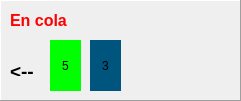
   <widget class="QFrame" name="frame_cola">
    <property name="geometry">
     <rect>
      <x>470</x>
      <y>240</y>
      <width>241</width>
      <height>101</height>
     </rect>
    </property>
    <property name="frameShape">
     <enum>QFrame::Panel</enum>
    </property>
    <property name="frameShadow">
     <enum>QFrame::Raised</enum>
    </property>
    <widget class="QLabel" name="label_4">
     <property name="geometry">
      <rect>
       <x>10</x>
       <y>10</y>
       <width>91</width>
       <height>21</height>
      </rect>
     </property>
     <property name="palette">
      <palette>
       <active>
        <colorrole role="WindowText">
         <brush brushstyle="SolidPattern">
          <color alpha="255">
           <red>255</red>
           <green>0</green>
           <blue>0</blue>
          </color>
         </brush>
        </colorrole>
       </active>
       <inactive>
        <colorrole role="WindowText">
         <brush brushstyle="SolidPattern">
          <color alpha="255">
           <red>255</red>
           <green>0</green>
           <blue>0</blue>
          </color>
         </brush>
        </colorrole>
       </inactive>
       <disabled>
        <colorrole role="WindowText">
         <brush brushstyle="SolidPattern">
          <color alpha="127">
           <red>255</red>
           <green>255</green>
           <blue>255</blue>
          </color>
         </brush>
        </colorrole>
       </disabled>
      </palette>
     </property>
     <property name="font">
      <font>
       <family>Ubuntu</family>
       <pointsize>12</pointsize>
       <weight>75</weight>
       <bold>true</bold>
      </font>
     </property>
     <property name="text">
      <string>En cola</string>
     </property>
    </widget>
    <widget class="QLabel" name="label_24">
     <property name="geometry">
      <rect>
       <x>10</x>
       <y>60</y>
       <width>81</width>
       <height>16</height>
      </rect>
     </property>
     <property name="palette">
      <palette>
       <active>
        <colorrole role="WindowText">
         <brush brushstyle="SolidPattern">
          <color alpha="255">
           <red>0</red>
           <green>0</green>
           <blue>0</blue>
          </color>
         </brush>
        </colorrole>
       </active>
       <inactive>
        <colorrole role="WindowText">
         <brush brushstyle="SolidPattern">
          <color alpha="255">
           <red>0</red>
           <green>0</green>
           <blue>0</blue>
          </color>
         </brush>
        </colorrole>
       </inactive>
       <disabled>
        <colorrole role="WindowText">
         <brush brushstyle="SolidPattern">
          <color alpha="127">
           <red>255</red>
           <green>255</green>
           <blue>255</blue>
          </color>
         </brush>
        </colorrole>
       </disabled>
      </palette>
     </property>
     <property name="font">
      <font>
       <family>Ubuntu</family>
       <pointsize>14</pointsize>
       <weight>75</weight>
       <italic>false</italic>
       <bold>true</bold>
      </font>
     </property>
     <property name="text">
      <string>&lt;--</string>
     </property>
    </widget>
    <widget class="QLabel" name="label_16">
     <property name="geometry">
      <rect>
       <x>50</x>
       <y>40</y>
       <width>31</width>
       <height>51</height>
      </rect>
     </property>
     <property name="palette">
      <palette>
       <active>
        <colorrole role="WindowText">
         <brush brushstyle="SolidPattern">
          <color alpha="255">
           <red>0</red>
           <green>0</green>
           <blue>0</blue>
          </color>
         </brush>
        </colorrole>
        <colorrole role="Button">
         <brush brushstyle="SolidPattern">
          <color alpha="255">
           <red>0</red>
           <green>255</green>
           <blue>0</blue>
          </color>
         </brush>
        </colorrole>
        <colorrole role="Light">
         <brush brushstyle="SolidPattern">
          <color alpha="255">
           <red>0</red>
           <green>255</green>
           <blue>0</blue>
          </color>
         </brush>
        </colorrole>
        <colorrole role="Midlight">
         <brush brushstyle="SolidPattern">
          <color alpha="255">
           <red>0</red>
           <green>212</green>
           <blue>0</blue>
          </color>
         </brush>
        </colorrole>
        <colorrole role="Dark">
         <brush brushstyle="SolidPattern">
          <color alpha="255">
           <red>0</red>
           <green>85</green>
           <blue>0</blue>
          </color>
         </brush>
        </colorrole>
        <colorrole role="Mid">
         <brush brushstyle="SolidPattern">
          <color alpha="255">
           <red>0</red>
           <green>113</green>
           <blue>0</blue>
          </color>
         </brush>
        </colorrole>
        <colorrole role="Text">
         <brush brushstyle="SolidPattern">
          <color alpha="255">
           <red>0</red>
           <green>0</green>
           <blue>0</blue>
          </color>
         </brush>
        </colorrole>
        <colorrole role="BrightText">
         <brush brushstyle="SolidPattern">
          <color alpha="255">
           <red>255</red>
           <green>255</green>
           <blue>255</blue>
          </color>
         </brush>
        </colorrole>
        <colorrole role="ButtonText">
         <brush brushstyle="SolidPattern">
          <color alpha="255">
           <red>0</red>
           <green>0</green>
           <blue>0</blue>
          </color>
         </brush>
        </colorrole>
        <colorrole role="Base">
         <brush brushstyle="SolidPattern">
          <color alpha="255">
           <red>0</red>
           <green>255</green>
           <blue>0</blue>
          </color>
         </brush>
        </colorrole>
        <colorrole role="Window">
         <brush brushstyle="SolidPattern">
          <color alpha="255">
           <red>0</red>
           <green>255</green>
           <blue>0</blue>
          </color>
         </brush>
        </colorrole>
        <colorrole role="Shadow">
         <brush brushstyle="SolidPattern">
          <color alpha="255">
           <red>0</red>
           <green>0</green>
           <blue>0</blue>
          </color>
         </brush>
        </colorrole>
        <colorrole role="AlternateBase">
         <brush brushstyle="SolidPattern">
          <color alpha="255">
           <red>127</red>
           <green>212</green>
           <blue>127</blue>
          </color>
         </brush>
        </colorrole>
        <colorrole role="ToolTipBase">
         <brush brushstyle="SolidPattern">
          <color alpha="255">
           <red>255</red>
           <green>255</green>
           <blue>220</blue>
          </color>
         </brush>
        </colorrole>
        <colorrole role="ToolTipText">
         <brush brushstyle="SolidPattern">
          <color alpha="255">
           <red>0</red>
           <green>0</green>
           <blue>0</blue>
          </color>
         </brush>
        </colorrole>
       </active>
       <inactive>
        <colorrole role="WindowText">
         <brush brushstyle="SolidPattern">
          <color alpha="255">
           <red>0</red>
           <green>0</green>
           <blue>0</blue>
          </color>
         </brush>
        </colorrole>
        <colorrole role="Button">
         <brush brushstyle="SolidPattern">
          <color alpha="255">
           <red>0</red>
           <green>255</green>
           <blue>0</blue>
          </color>
         </brush>
        </colorrole>
        <colorrole role="Light">
         <brush brushstyle="SolidPattern">
          <color alpha="255">
           <red>0</red>
           <green>255</green>
           <blue>0</blue>
          </color>
         </brush>
        </colorrole>
        <colorrole role="Midlight">
         <brush brushstyle="SolidPattern">
          <color alpha="255">
           <red>0</red>
           <green>212</green>
           <blue>0</blue>
          </color>
         </brush>
        </colorrole>
        <colorrole role="Dark">
         <brush brushstyle="SolidPattern">
          <color alpha="255">
           <red>0</red>
           <green>85</green>
           <blue>0</blue>
          </color>
         </brush>
        </colorrole>
        <colorrole role="Mid">
         <brush brushstyle="SolidPattern">
          <color alpha="255">
           <red>0</red>
           <green>113</green>
           <blue>0</blue>
          </color>
         </brush>
        </colorrole>
        <colorrole role="Text">
         <brush brushstyle="SolidPattern">
          <color alpha="255">
           <red>0</red>
           <green>0</green>
           <blue>0</blue>
          </color>
         </brush>
        </colorrole>
        <colorrole role="BrightText">
         <brush brushstyle="SolidPattern">
          <color alpha="255">
           <red>255</red>
           <green>255</green>
           <blue>255</blue>
          </color>
         </brush>
        </colorrole>
        <colorrole role="ButtonText">
         <brush brushstyle="SolidPattern">
          <color alpha="255">
           <red>0</red>
           <green>0</green>
           <blue>0</blue>
          </color>
         </brush>
        </colorrole>
        <colorrole role="Base">
         <brush brushstyle="SolidPattern">
          <color alpha="255">
           <red>0</red>
           <green>255</green>
           <blue>0</blue>
          </color>
         </brush>
        </colorrole>
        <colorrole role="Window">
         <brush brushstyle="SolidPattern">
          <color alpha="255">
           <red>0</red>
           <green>255</green>
           <blue>0</blue>
          </color>
         </brush>
        </colorrole>
        <colorrole role="Shadow">
         <brush brushstyle="SolidPattern">
          <color alpha="255">
           <red>0</red>
           <green>0</green>
           <blue>0</blue>
          </color>
         </brush>
        </colorrole>
        <colorrole role="AlternateBase">
         <brush brushstyle="SolidPattern">
          <color alpha="255">
           <red>127</red>
           <green>212</green>
           <blue>127</blue>
          </color>
         </brush>
        </colorrole>
        <colorrole role="ToolTipBase">
         <brush brushstyle="SolidPattern">
          <color alpha="255">
           <red>255</red>
           <green>255</green>
           <blue>220</blue>
          </color>
         </brush>
        </colorrole>
        <colorrole role="ToolTipText">
         <brush brushstyle="SolidPattern">
          <color alpha="255">
           <red>0</red>
           <green>0</green>
           <blue>0</blue>
          </color>
         </brush>
        </colorrole>
       </inactive>
       <disabled>
        <colorrole role="WindowText">
         <brush brushstyle="SolidPattern">
          <color alpha="255">
           <red>0</red>
           <green>85</green>
           <blue>0</blue>
          </color>
         </brush>
        </colorrole>
        <colorrole role="Button">
         <brush brushstyle="SolidPattern">
          <color alpha="255">
           <red>0</red>
           <green>255</green>
           <blue>0</blue>
          </color>
         </brush>
        </colorrole>
        <colorrole role="Light">
         <brush brushstyle="SolidPattern">
          <color alpha="255">
           <red>0</red>
           <green>255</green>
           <blue>0</blue>
          </color>
         </brush>
        </colorrole>
        <colorrole role="Midlight">
         <brush brushstyle="SolidPattern">
          <color alpha="255">
           <red>0</red>
           <green>212</green>
           <blue>0</blue>
          </color>
         </brush>
        </colorrole>
        <colorrole role="Dark">
         <brush brushstyle="SolidPattern">
          <color alpha="255">
           <red>0</red>
           <green>85</green>
           <blue>0</blue>
          </color>
         </brush>
        </colorrole>
        <colorrole role="Mid">
         <brush brushstyle="SolidPattern">
          <color alpha="255">
           <red>0</red>
           <green>113</green>
           <blue>0</blue>
          </color>
         </brush>
        </colorrole>
        <colorrole role="Text">
         <brush brushstyle="SolidPattern">
          <color alpha="255">
           <red>0</red>
           <green>85</green>
           <blue>0</blue>
          </color>
         </brush>
        </colorrole>
        <colorrole role="BrightText">
         <brush brushstyle="SolidPattern">
          <color alpha="255">
           <red>255</red>
           <green>255</green>
           <blue>255</blue>
          </color>
         </brush>
        </colorrole>
        <colorrole role="ButtonText">
         <brush brushstyle="SolidPattern">
          <color alpha="255">
           <red>0</red>
           <green>85</green>
           <blue>0</blue>
          </color>
         </brush>
        </colorrole>
        <colorrole role="Base">
         <brush brushstyle="SolidPattern">
          <color alpha="255">
           <red>0</red>
           <green>255</green>
           <blue>0</blue>
          </color>
         </brush>
        </colorrole>
        <colorrole role="Window">
         <brush brushstyle="SolidPattern">
          <color alpha="255">
           <red>0</red>
           <green>255</green>
           <blue>0</blue>
          </color>
         </brush>
        </colorrole>
        <colorrole role="Shadow">
         <brush brushstyle="SolidPattern">
          <color alpha="255">
           <red>0</red>
           <green>0</green>
           <blue>0</blue>
          </color>
         </brush>
        </colorrole>
        <colorrole role="AlternateBase">
         <brush brushstyle="SolidPattern">
          <color alpha="255">
           <red>0</red>
           <green>170</green>
           <blue>0</blue>
          </color>
         </brush>
        </colorrole>
        <colorrole role="ToolTipBase">
         <brush brushstyle="SolidPattern">
          <color alpha="255">
           <red>255</red>
           <green>255</green>
           <blue>220</blue>
          </color>
         </brush>
        </colorrole>
        <colorrole role="ToolTipText">
         <brush brushstyle="SolidPattern">
          <color alpha="255">
           <red>0</red>
           <green>0</green>
           <blue>0</blue>
          </color>
         </brush>
        </colorrole>
       </disabled>
      </palette>
     </property>
     <property name="styleSheet">
      <string notr="true">background-color : rgb(0, 255, 0);</string>
     </property>
     <property name="text">
      <string>5</string>
     </property>
     <property name="alignment">
      <set>Qt::AlignCenter</set>
     </property>
    </widget>
    <widget class="QLabel" name="label_17">
     <property name="geometry">
      <rect>
       <x>90</x>
       <y>40</y>
       <width>31</width>
       <height>51</height>
      </rect>
     </property>
     <property name="palette">
      <palette>
       <active>
        <colorrole role="WindowText">
         <brush brushstyle="SolidPattern">
          <color alpha="255">
           <red>0</red>
           <green>0</green>
           <blue>0</blue>
          </color>
         </brush>
        </colorrole>
        <colorrole role="Button">
         <brush brushstyle="SolidPattern">
          <color alpha="255">
           <red>0</red>
           <green>85</green>
           <blue>127</blue>
          </color>
         </brush>
        </colorrole>
        <colorrole role="Light">
         <brush brushstyle="SolidPattern">
          <color alpha="255">
           <red>0</red>
           <green>255</green>
           <blue>0</blue>
          </color>
         </brush>
        </colorrole>
        <colorrole role="Midlight">
         <brush brushstyle="SolidPattern">
          <color alpha="255">
           <red>0</red>
           <green>212</green>
           <blue>0</blue>
          </color>
         </brush>
        </colorrole>
        <colorrole role="Dark">
         <brush brushstyle="SolidPattern">
          <color alpha="255">
           <red>0</red>
           <green>85</green>
           <blue>0</blue>
          </color>
         </brush>
        </colorrole>
        <colorrole role="Mid">
         <brush brushstyle="SolidPattern">
          <color alpha="255">
           <red>0</red>
           <green>113</green>
           <blue>0</blue>
          </color>
         </brush>
        </colorrole>
        <colorrole role="Text">
         <brush brushstyle="SolidPattern">
          <color alpha="255">
           <red>0</red>
           <green>0</green>
           <blue>0</blue>
          </color>
         </brush>
        </colorrole>
        <colorrole role="BrightText">
         <brush brushstyle="SolidPattern">
          <color alpha="255">
           <red>255</red>
           <green>255</green>
           <blue>255</blue>
          </color>
         </brush>
        </colorrole>
        <colorrole role="ButtonText">
         <brush brushstyle="SolidPattern">
          <color alpha="255">
           <red>0</red>
           <green>0</green>
           <blue>0</blue>
          </color>
         </brush>
        </colorrole>
        <colorrole role="Base">
         <brush brushstyle="SolidPattern">
          <color alpha="255">
           <red>0</red>
           <green>85</green>
           <blue>127</blue>
          </color>
         </brush>
        </colorrole>
        <colorrole role="Window">
         <brush brushstyle="SolidPattern">
          <color alpha="255">
           <red>0</red>
           <green>85</green>
           <blue>127</blue>
          </color>
         </brush>
        </colorrole>
        <colorrole role="Shadow">
         <brush brushstyle="SolidPattern">
          <color alpha="255">
           <red>0</red>
           <green>0</green>
           <blue>0</blue>
          </color>
         </brush>
        </colorrole>
        <colorrole role="AlternateBase">
         <brush brushstyle="SolidPattern">
          <color alpha="255">
           <red>127</red>
           <green>212</green>
           <blue>127</blue>
          </color>
         </brush>
        </colorrole>
        <colorrole role="ToolTipBase">
         <brush brushstyle="SolidPattern">
          <color alpha="255">
           <red>255</red>
           <green>255</green>
           <blue>220</blue>
          </color>
         </brush>
        </colorrole>
        <colorrole role="ToolTipText">
         <brush brushstyle="SolidPattern">
          <color alpha="255">
           <red>0</red>
           <green>0</green>
           <blue>0</blue>
          </color>
         </brush>
        </colorrole>
       </active>
       <inactive>
        <colorrole role="WindowText">
         <brush brushstyle="SolidPattern">
          <color alpha="255">
           <red>0</red>
           <green>0</green>
           <blue>0</blue>
          </color>
         </brush>
        </colorrole>
        <colorrole role="Button">
         <brush brushstyle="SolidPattern">
          <color alpha="255">
           <red>0</red>
           <green>85</green>
           <blue>127</blue>
          </color>
         </brush>
        </colorrole>
        <colorrole role="Light">
         <brush brushstyle="SolidPattern">
          <color alpha="255">
           <red>0</red>
           <green>255</green>
           <blue>0</blue>
          </color>
         </brush>
        </colorrole>
        <colorrole role="Midlight">
         <brush brushstyle="SolidPattern">
          <color alpha="255">
           <red>0</red>
           <green>212</green>
           <blue>0</blue>
          </color>
         </brush>
        </colorrole>
        <colorrole role="Dark">
         <brush brushstyle="SolidPattern">
          <color alpha="255">
           <red>0</red>
           <green>85</green>
           <blue>0</blue>
          </color>
         </brush>
        </colorrole>
        <colorrole role="Mid">
         <brush brushstyle="SolidPattern">
          <color alpha="255">
           <red>0</red>
           <green>113</green>
           <blue>0</blue>
          </color>
         </brush>
        </colorrole>
        <colorrole role="Text">
         <brush brushstyle="SolidPattern">
          <color alpha="255">
           <red>0</red>
           <green>0</green>
           <blue>0</blue>
          </color>
         </brush>
        </colorrole>
        <colorrole role="BrightText">
         <brush brushstyle="SolidPattern">
          <color alpha="255">
           <red>255</red>
           <green>255</green>
           <blue>255</blue>
          </color>
         </brush>
        </colorrole>
        <colorrole role="ButtonText">
         <brush brushstyle="SolidPattern">
          <color alpha="255">
           <red>0</red>
           <green>0</green>
           <blue>0</blue>
          </color>
         </brush>
        </colorrole>
        <colorrole role="Base">
         <brush brushstyle="SolidPattern">
          <color alpha="255">
           <red>0</red>
           <green>85</green>
           <blue>127</blue>
          </color>
         </brush>
        </colorrole>
        <colorrole role="Window">
         <brush brushstyle="SolidPattern">
          <color alpha="255">
           <red>0</red>
           <green>85</green>
           <blue>127</blue>
          </color>
         </brush>
        </colorrole>
        <colorrole role="Shadow">
         <brush brushstyle="SolidPattern">
          <color alpha="255">
           <red>0</red>
           <green>0</green>
           <blue>0</blue>
          </color>
         </brush>
        </colorrole>
        <colorrole role="AlternateBase">
         <brush brushstyle="SolidPattern">
          <color alpha="255">
           <red>127</red>
           <green>212</green>
           <blue>127</blue>
          </color>
         </brush>
        </colorrole>
        <colorrole role="ToolTipBase">
         <brush brushstyle="SolidPattern">
          <color alpha="255">
           <red>255</red>
           <green>255</green>
           <blue>220</blue>
          </color>
         </brush>
        </colorrole>
        <colorrole role="ToolTipText">
         <brush brushstyle="SolidPattern">
          <color alpha="255">
           <red>0</red>
           <green>0</green>
           <blue>0</blue>
          </color>
         </brush>
        </colorrole>
       </inactive>
       <disabled>
        <colorrole role="WindowText">
         <brush brushstyle="SolidPattern">
          <color alpha="255">
           <red>0</red>
           <green>85</green>
           <blue>0</blue>
          </color>
         </brush>
        </colorrole>
        <colorrole role="Button">
         <brush brushstyle="SolidPattern">
          <color alpha="255">
           <red>0</red>
           <green>85</green>
           <blue>127</blue>
          </color>
         </brush>
        </colorrole>
        <colorrole role="Light">
         <brush brushstyle="SolidPattern">
          <color alpha="255">
           <red>0</red>
           <green>255</green>
           <blue>0</blue>
          </color>
         </brush>
        </colorrole>
        <colorrole role="Midlight">
         <brush brushstyle="SolidPattern">
          <color alpha="255">
           <red>0</red>
           <green>212</green>
           <blue>0</blue>
          </color>
         </brush>
        </colorrole>
        <colorrole role="Dark">
         <brush brushstyle="SolidPattern">
          <color alpha="255">
           <red>0</red>
           <green>85</green>
           <blue>0</blue>
          </color>
         </brush>
        </colorrole>
        <colorrole role="Mid">
         <brush brushstyle="SolidPattern">
          <color alpha="255">
           <red>0</red>
           <green>113</green>
           <blue>0</blue>
          </color>
         </brush>
        </colorrole>
        <colorrole role="Text">
         <brush brushstyle="SolidPattern">
          <color alpha="255">
           <red>0</red>
           <green>85</green>
           <blue>0</blue>
          </color>
         </brush>
        </colorrole>
        <colorrole role="BrightText">
         <brush brushstyle="SolidPattern">
          <color alpha="255">
           <red>255</red>
           <green>255</green>
           <blue>255</blue>
          </color>
         </brush>
        </colorrole>
        <colorrole role="ButtonText">
         <brush brushstyle="SolidPattern">
          <color alpha="255">
           <red>0</red>
           <green>85</green>
           <blue>0</blue>
          </color>
         </brush>
        </colorrole>
        <colorrole role="Base">
         <brush brushstyle="SolidPattern">
          <color alpha="255">
           <red>0</red>
           <green>85</green>
           <blue>127</blue>
          </color>
         </brush>
        </colorrole>
        <colorrole role="Window">
         <brush brushstyle="SolidPattern">
          <color alpha="255">
           <red>0</red>
           <green>85</green>
           <blue>127</blue>
          </color>
         </brush>
        </colorrole>
        <colorrole role="Shadow">
         <brush brushstyle="SolidPattern">
          <color alpha="255">
           <red>0</red>
           <green>0</green>
           <blue>0</blue>
          </color>
         </brush>
        </colorrole>
        <colorrole role="AlternateBase">
         <brush brushstyle="SolidPattern">
          <color alpha="255">
           <red>0</red>
           <green>170</green>
           <blue>0</blue>
          </color>
         </brush>
        </colorrole>
        <colorrole role="ToolTipBase">
         <brush brushstyle="SolidPattern">
          <color alpha="255">
           <red>255</red>
           <green>255</green>
           <blue>220</blue>
          </color>
         </brush>
        </colorrole>
        <colorrole role="ToolTipText">
         <brush brushstyle="SolidPattern">
          <color alpha="255">
           <red>0</red>
           <green>0</green>
           <blue>0</blue>
          </color>
         </brush>
        </colorrole>
       </disabled>
      </palette>
     </property>
     <property name="styleSheet">
      <string notr="true">background-color : rgb(0, 85, 127);</string>
     </property>
     <property name="text">
      <string>3</string>
     </property>
     <property name="alignment">
      <set>Qt::AlignCenter</set>
     </property>
    </widget>
   </widget>
